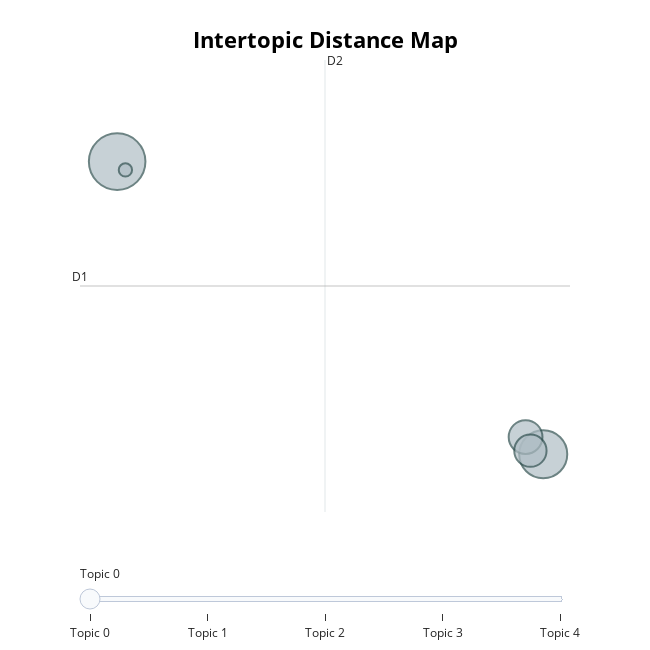

Notebook code for this chart:
### Code cell
# Visualize Topics (Intertopic Distance Map)
fig_topics = topic_model.visualize_topics()
fig_topics.show()

### Figure 1 — Plotly figure (JSON) as saved in the notebook; plotly's stock layout.template omitted (floating-point values rounded to 4 significant figures)
{"data": [{"customdata": [[0, "wa | product | one | work | great", 813], [1, "book | read | wa | story | one", 587], [2, "album | cd | song | music | like", 290], [3, "movie | film | wa | one | dvd", 265], [4, "game | fun | one | graphic | play", 45]], "hovertemplate": "<b>Topic %{customdata[0]}</b><br>%{customdata[1]}<br>Size: %{customdata[2]}", "legendgroup": "", "marker": {"color": "#B0BEC5", "line": {"color": "DarkSlateGrey", "width": 2}, "size": [813, 587, 290, 265, 45], "sizemode": "area", "sizeref": 0.5081, "symbol": "circle"}, "mode": "markers", "name": "", "orientation": "v", "showlegend": false, "type": "scatter", "x": [-11.22, 8.086, 7.286, 7.505, -10.85], "xaxis": "x", "y": [30.41, 17.27, 18.05, 17.44, 30.04], "yaxis": "y"}], "layout": {"annotations": [{"showarrow": false, "text": "D1", "x": -12.9, "y": 24.83, "yshift": 10}, {"showarrow": false, "text": "D2", "x": -1.803, "xshift": 10, "y": 34.97}], "height": 650, "hoverlabel": {"bgcolor": "white", "font": {"family": "Rockwell", "size": 16}}, "legend": {"itemsizing": "constant", "tracegroupgap": 0}, "margin": {"t": 60}, "shapes": [{"line": {"color": "#CFD8DC", "width": 2}, "type": "line", "x0": -1.803, "x1": -1.803, "y0": 14.68, "y1": 34.97}, {"line": {"color": "#9E9E9E", "width": 2}, "type": "line", "x0": -12.9, "x1": 9.299, "y0": 24.83, "y1": 24.83}], "sliders": [{"active": 0, "pad": {"t": 50}, "steps": [{"args": [{"marker.color": [["red", "#B0BEC5", "#B0BEC5", "#B0BEC5", "#B0BEC5"]]}], "label": "Topic 0", "method": "update"}, {"args": [{"marker.color": [["#B0BEC5", "red", "#B0BEC5", "#B0BEC5", "#B0BEC5"]]}], "label": "Topic 1", "method": "update"}, {"args": [{"marker.color": [["#B0BEC5", "#B0BEC5", "red", "#B0BEC5", "#B0BEC5"]]}], "label": "Topic 2", "method": "update"}, {"args": [{"marker.color": [["#B0BEC5", "#B0BEC5", "#B0BEC5", "red", "#B0BEC5"]]}], "label": "Topic 3", "method": "update"}, {"args": [{"marker.color": [["#B0BEC5", "#B0BEC5", "#B0BEC5", "#B0BEC5", "red"]]}], "label": "Topic 4", "method": "update"}]}], "title": {"font": {"color": "Black", "size": 22}, "text": "<b>Intertopic Distance Map</b>", "x": 0.5, "xanchor": "center", "y": 0.95, "yanchor": "top"}, "width": 650, "xaxis": {"anchor": "y", "domain": [0, 1], "range": [-12.9, 9.299], "title": {"text": ""}, "visible": false}, "yaxis": {"anchor": "x", "domain": [0, 1], "range": [14.68, 34.97], "title": {"text": ""}, "visible": false}}}
